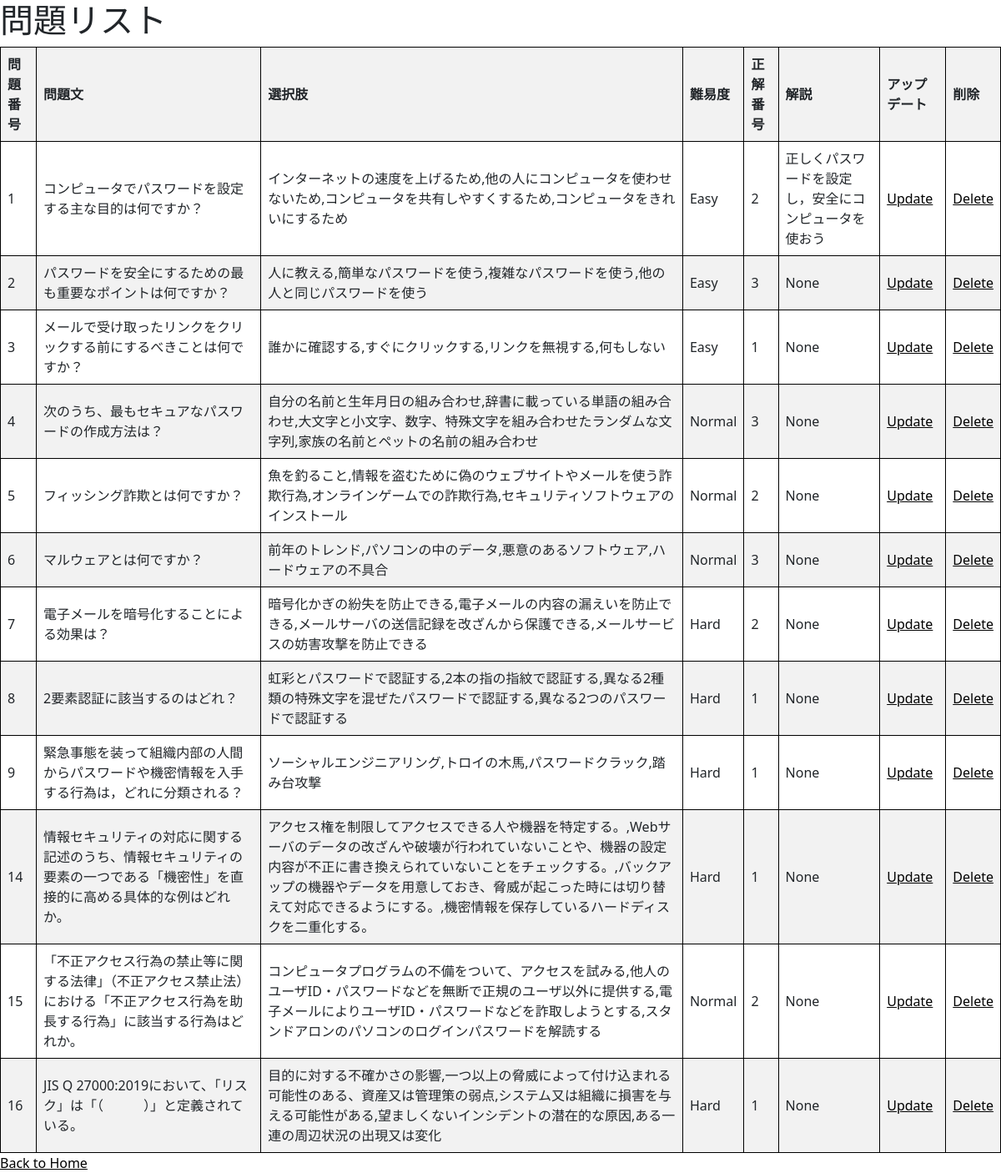
The app's page /questions_manager, older data.
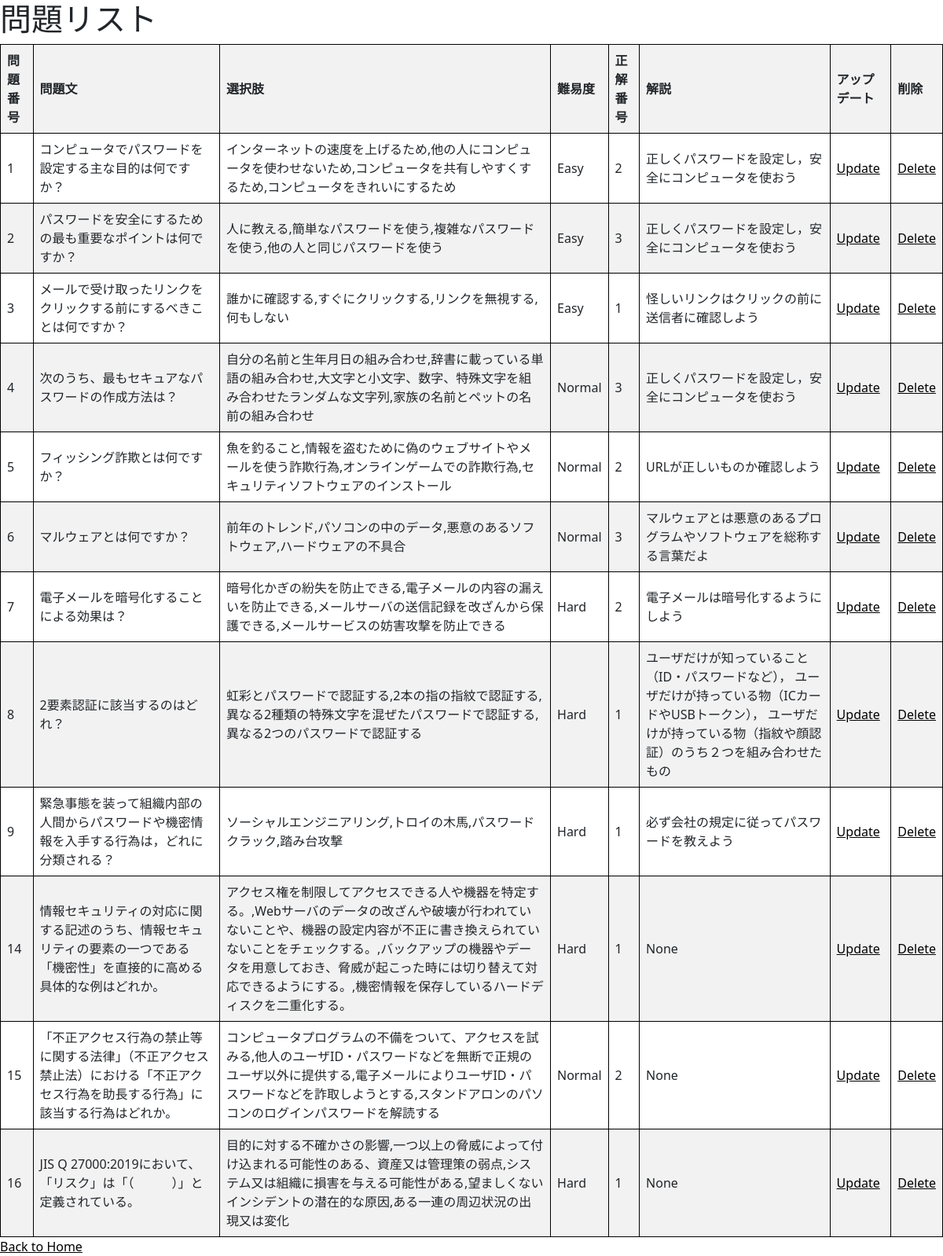
The same page, newer data.
### app.py (models this page shows)
class Question(db.Model):
    id = db.Column(db.Integer, primary_key=True)
    text = db.Column(db.Text, nullable=False)
    choices = db.Column(db.Text, nullable=False)
    difficulty = db.Column(db.String(50), nullable=False)
    correct_choice = db.Column(db.Integer, nullable=False)
    explain = db.Column(db.Text, nullable=True)

### app.py (the view)
@app.route("/questions_manager")
def list_questions_manager():
    questions = Question.query.all()
    return render_template("manager/question_list.html", questions=questions)

### templates/manager/question_list.html (shortened to what this page needs)
{% extends 'base.html' %}
{% block body %}
<h1>問題リスト</h1>
<table>
    <thead>
        <tr>
            <th>問題番号</th>
            <th>問題文</th>
            <th>選択肢</th>
            <th>難易度</th>
            <th>正解番号</th>
            <th>解説</th>
            <th>アップデート</th>
            <th>削除</th>
        </tr>
    </thead>
    <tbody>
        {% for question in questions %}
        <tr>
            <td>{{ question.id }}</td>
            <td>{{ question.text }}</td>
            <td>{{ question.choices }}</td>
            <td>{{ question.difficulty }}</td>
            <td>{{ question.correct_choice }}</td>
            <td>{{ question.explain }}</td>
            <td><a href="/update/{{ question.id }}" role="button">Update</a> </td>
            <td><a href="/delete/{{ question.id }}" role="button">Delete</a> </td>
        </tr>
        {% endfor %}
    </tbody>
</table>
<a href="/manager">Back to Home</a>
{% endblock %}

Row changes from the older to the newer data that the page shows:
changed Question "パスワードを安全にするための最も重要なポイントは何ですか？": explain "None" → "正しくパスワードを設定し，安全にコンピュータを使おう"
changed Question "メールで受け取ったリンクをクリックする前にするべきことは何ですか？": explain "None" → "怪しいリンクはクリックの前に送信者に確認しよう"
changed Question "次のうち、最もセキュアなパスワードの作成方法は？": explain "None" → "正しくパスワードを設定し，安全にコンピュータを使おう"
changed Question "フィッシング詐欺とは何ですか？": explain "None" → "URLが正しいものか確認しよう"
changed Question "マルウェアとは何ですか？": explain "None" → "マルウェアとは悪意のあるプログラムやソフトウェアを総称する言葉だよ"
changed Question "電子メールを暗号化することによる効果は？": explain "None" → "電子メールは暗号化するようにしよう"
changed Question "2要素認証に該当するのはどれ？": explain "None" → "ユーザだけが知っていること（ID・パスワードなど）， ユーザだけが持っている物（ICカードやUSBトークン）， ユーザだけが持っている物（指紋や顔認証）のうち２つを組み合わせたもの"
changed Question "緊急事態を装って組織内部の人間からパスワードや機密情報を入手する行為は，どれに分類される？": explain "None" → "必ず会社の規定に従ってパスワードを教えよう"
